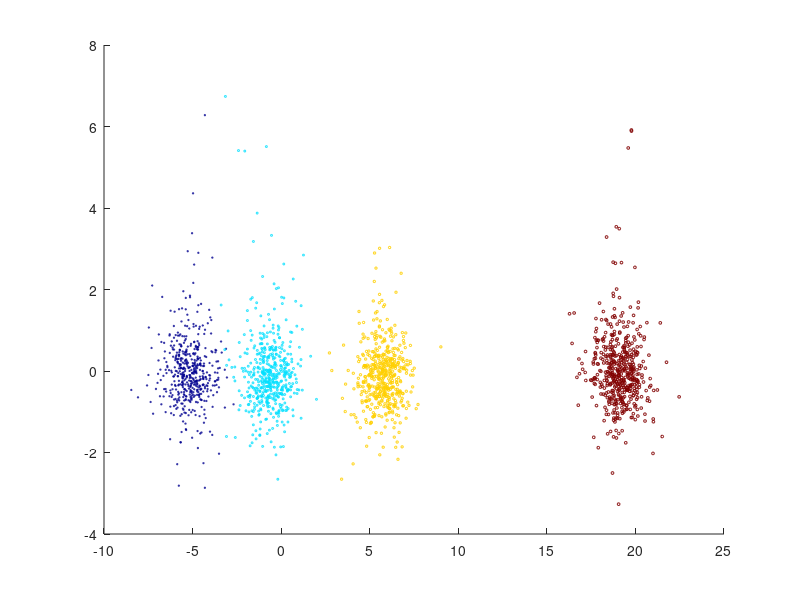

Recreate this plot in MATLAB. (Note: this script raises an error after producing the figure.)
%% GMM active learning demo
clearvars; close all; clc;

% load the demo data
load('demo_data.mat');
% plot
figure(1);colormap('jet');
scatter(D(:,1), D(:,2), D(:,end),D(:,end));
% xlim([-10,25]);ylim([-10,10]);zlim([-10,10])

%% Visualise uncertainty sampling

% split into labelled/unlabelled data
N = size(D,1);
[l_idx] = randperm(N, floor(.5*N));
D_l = D(l_idx, :); % labelled data
D_u = D(setdiff(1:N,l_idx), :); % unlabelled data

x = D_l(:,1:end-1); y = D_l(:,end); % observations and labels
x_u = D_u(:,1:end-1); % unlabelled data

% train / predict GMM
[mu_n, k_n, v_n, S_n, lamda, SigMAP, muMAP] = BCMG_train(x, y);
[y_pred, py_xD, px_yD, py_D, px_D] = BCMG_predict(x_u, mu_n, k_n, v_n, S_n, lamda);

% select uncertain data given the current model
[q_idx] = uncertain_sample(py_xD, px_D, x_u, size(x_u,1), 50);
% plot
f2 = figure(2);colormap('jet');
scatter(x(:,1), x(:,2), 50, y, '.'); % labelled data
hold on
scatter(x_u(:,1), x_u(:,2),50,'k.') % unlabelled data
plot_clusters(muMAP, SigMAP)
% uncertain queries
scatter(x_u(q_idx,1), x_u(q_idx,2), 20, 'ro', 'LineWidth', 2); hold off;

% print(f2, 'images/toy_data_queries.png', '-dpng', '-r300');

%% Tests with streaming data

clearvars -except D;

rep = 50; % test repeats
f1rs = []; % f1 metric for passive learning (random sampling)
f1al = []; % f1 metric for active learning (uncertainty sampling)

B = 10; % batch size

% *** qn => number of queries per batch 
% (used to define the query budget: total queries = qn * N/B)
qn = 2;

parfor i = 1:rep    
    % indices for ordered training - test split
    test_frac = 1/2;
    [av_idx, test_idx] = ordered_test_train(D, test_frac);
    D_av = D(av_idx, :); % available data to be sampled from
    D_test = D(test_idx, :);   
    % tests
    [rs, al] = tests(D_av, D_test, B, qn);
    f1rs = [f1rs; rs];
    f1al = [f1al; al];
    disp(i)
end

%% Plot
f3 = figure(3);
e1 = errorbar(1:size(f1al,2), mean(f1al), std(f1al), 'Marker', '.', 'LineStyle', '-');
e1.CapSize = 5;
e1.MarkerSize = 5;
hold on
e2 = errorbar(1:size(f1rs,2), mean(f1rs), std(f1rs), 'Marker', 'x', 'LineStyle', '--');
e2.CapSize = 1; e2.CapSize = 1;
e2.MarkerSize = 5;
hold off
ylabel('f1-score'); xlabel('batch number');
xlim([1 size(f1rs,2)])
legend([e1, e2], {'active learning', 'random sample'},'box', 'off', 'Location', 'SouthEast')
ylim([0.78 1.01]);
xlabel('batch number'); ylabel('f1 score');
title(sprintf('%1.1f %% labelled data',1/(B/qn)*100));
% print(f3, sprintf('images/%1.1f%%_labelled.png',1/(B/qn)*100), '-dpng', '-r300');
